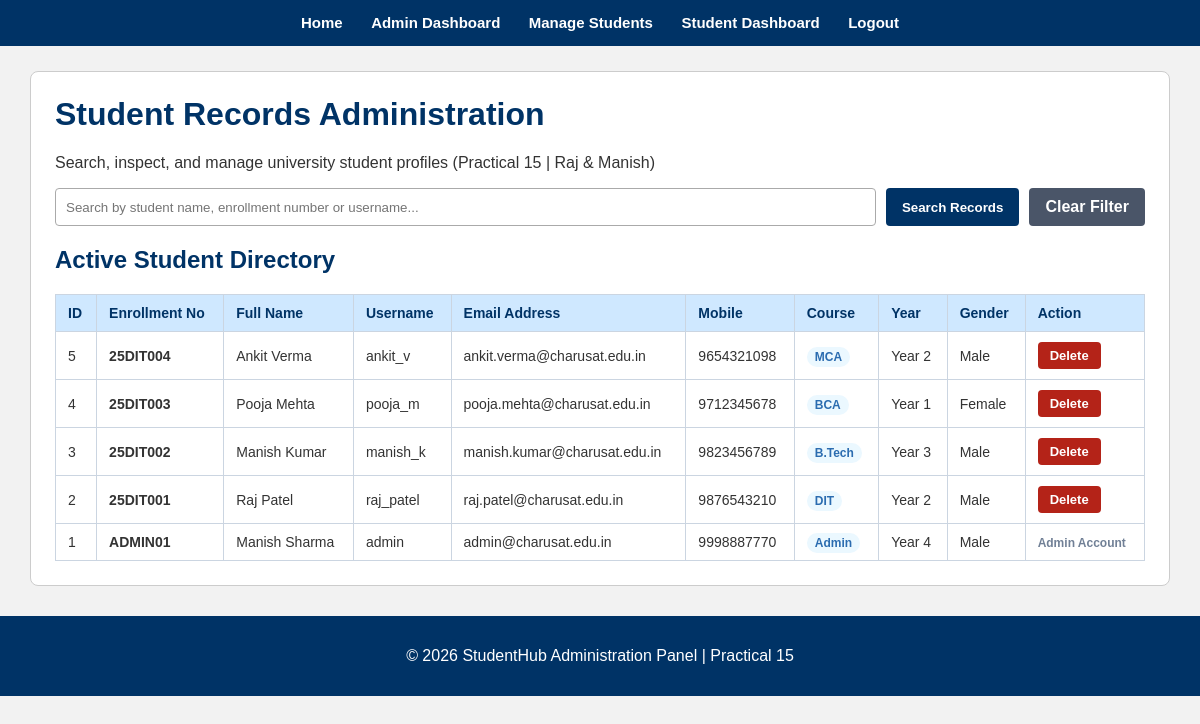
Page /student_management.php (signed in) on the committed database.
### tables this page shows
CREATE TABLE IF NOT EXISTS students (
    student_id INT AUTO_INCREMENT PRIMARY KEY,
    enrollment_number VARCHAR(20) NOT NULL UNIQUE,
    name VARCHAR(100) NOT NULL,
    username VARCHAR(50) NOT NULL UNIQUE,
    email VARCHAR(100) NOT NULL UNIQUE,
    mobile VARCHAR(15) NOT NULL,
    password VARCHAR(255) NOT NULL,
    course VARCHAR(50) NOT NULL,
    year INT NOT NULL,
    gender VARCHAR(20) NOT NULL,
    role VARCHAR(20) NOT NULL DEFAULT 'student',
    created_at TIMESTAMP DEFAULT CURRENT_TIMESTAMP
);

### student_management.php (the view, shortened to what this page needs)
<?php
require_once "db.php";
$search = trim($_GET["search"] ?? "");
if ($search !== "") {
    $stmt = $conn->prepare(
        "SELECT student_id, enrollment_number, name, username, email, mobile, course, year, gender, role
         FROM students
         WHERE name LIKE ? OR enrollment_number LIKE ? OR username LIKE ?
         ORDER BY student_id DESC"
    );
    $term = "%" . $search . "%";
    $stmt->bind_param("sss", $term, $term, $term);
    $stmt->execute();
    $students = $stmt->get_result();
} else {
    $students = $conn->query(
        "SELECT student_id, enrollment_number, name, username, email, mobile, course, year, gender, role
         FROM students
         ORDER BY student_id DESC"
    );
}
?>
<!DOCTYPE html>
<html lang="en">
<head>
</head>
<body>
<div class="navbar">
    <a href="Home.html">Home</a>
    <a href="admin_dashboard.php">Admin Dashboard</a>
    <a href="student_management.php">Manage Students</a>
    <a href="dashboard.php">Student Dashboard</a>
    <a href="logout.php">Logout</a>
</div>
<div class="container">
    <h1>Student Records Administration</h1>
    <p>Search, inspect, and manage university student profiles (Practical 15 | Raj & Manish)</p>
    <form class="search-form" method="GET" action="student_management.php">
        <input
            type="text"
            name="search"
            placeholder="Search by student name, enrollment number or username..."
            value="<?= htmlspecialchars($search) ?>"
        >
        <button type="submit">Search Records</button>
        <a class="button" href="student_management.php" style="background:#4a5568;">Clear Filter</a>
    </form>
    <h2>Active Student Directory</h2>
    <div class="table-wrapper">
        <table>
            <thead>
                <tr>
                    <th>ID</th>
                    <th>Enrollment No</th>
                    <th>Full Name</th>
                    <th>Username</th>
                    <th>Email Address</th>
                    <th>Mobile</th>
                    <th>Course</th>
                    <th>Year</th>
                    <th>Gender</th>
                    <th>Action</th>
                </tr>
            </thead>
            <tbody>
            <?php if ($students && $students->num_rows > 0): ?>
                <?php while ($student = $students->fetch_assoc()): ?>
                    <tr>
                        <td><?= (int)$student["student_id"] ?></td>
                        <td><strong><?= htmlspecialchars($student["enrollment_number"] ?? "") ?></strong></td>
                        <td><?= htmlspecialchars($student["name"]) ?></td>
                        <td><?= htmlspecialchars($student["username"]) ?></td>
                        <td><?= htmlspecialchars($student["email"]) ?></td>
                        <td><?= htmlspecialchars($student["mobile"]) ?></td>
                        <td><span class="badge"><?= htmlspecialchars($student["course"]) ?></span></td>
                        <td>Year <?= (int)$student["year"] ?></td>
                        <td><?= htmlspecialchars($student["gender"]) ?></td>
                        <td>
                            <?php if ($student["role"] === "student"): ?>
                                <form method="POST"
                                      action="student_management.php<?= $search !== "" ? "?search=" . urlencode($search) : "" ?>"
                                      onsubmit="return confirm('Are you sure you want to delete this student record?');" style="margin:0;">
                                    <button class="delete-button" type="submit">Delete</button>
                                </form>
                            <?php else: ?>
                                <span style="color:#718096; font-size:12px; font-weight:bold;">Admin Account</span>
                            <?php endif; ?>
                        </td>
                    </tr>
                <?php endwhile; ?>
            <?php else: ?>
                <tr>
                    <td colspan="10" style="text-align: center; padding: 25px; color: #718096;">No student records found matching the search criteria.</td>
                </tr>
            <?php endif; ?>
            </tbody>
        </table>
    </div>
</div>
<div class="footer">
    <p>&copy; 2026 StudentHub Administration Panel | Practical 15</p>
</div>
</body>
</html>

### student_management.php (style rules this page uses)
body { margin: 0; font-family: Arial, sans-serif; background: #f2f2f2; color: #333; }
.navbar { background: #003366; padding: 14px; text-align: center; }
.navbar a { color: white; text-decoration: none; margin: 0 12px; font-size: 15px; font-weight: bold; }
.container { width: 95%; max-width: 1350px; margin: 25px auto; background: white; padding: 24px; box-sizing: border-box; border: 1px solid #ccc; border-radius: 8px; }
h1, h2 { color: #003366; margin-top: 0; }
.search-form { display: flex; flex-wrap: wrap; gap: 10px; margin-bottom: 20px; }
input[type="text"] { flex: 1; min-width: 240px; padding: 10px; border: 1px solid #aaa; border-radius: 4px; }
button, .button { padding: 10px 16px; background: #003366; color: white; border: none; border-radius: 4px; text-decoration: none; cursor: pointer; font-weight: bold; }
.delete-button { background: #b42318; padding: 6px 12px; font-size: 13px; }
.table-wrapper { overflow-x: auto; margin-top: 15px; }
table { width: 100%; border-collapse: collapse; }
th, td { border: 1px solid #cbd5e1; padding: 10px 12px; text-align: left; font-size: 14px; }
th { background: #cfe8ff; color: #003366; font-weight: bold; }
.badge { background: #ebf8ff; color: #2b6cb0; padding: 3px 8px; border-radius: 10px; font-size: 12px; font-weight: bold; }
.footer { background: #003366; color: white; text-align: center; padding: 15px; margin-top: 30px; }

### rows in the picture
students: student_id "5", enrollment_number "25DIT004", name "Ankit Verma", username "ankit_v", email "ankit.verma@charusat.edu.in", mobile "9654321098", course "MCA", year "2", gender "Male"
students: student_id "4", enrollment_number "25DIT003", name "Pooja Mehta", username "pooja_m", email "pooja.mehta@charusat.edu.in", mobile "9712345678", course "BCA", year "1", gender "Female"
students: student_id "3", enrollment_number "25DIT002", name "Manish Kumar", username "manish_k", email "manish.kumar@charusat.edu.in", mobile "9823456789", course "B.Tech", year "3", gender "Male"
students: student_id "2", enrollment_number "25DIT001", name "Raj Patel", username "raj_patel", email "raj.patel@charusat.edu.in", mobile "9876543210", course "DIT", year "2", gender "Male"
students: student_id "1", enrollment_number "ADMIN01", name "Manish Sharma", username "admin", email "admin@charusat.edu.in", mobile "9998887770", course "Admin", year "4", gender "Male", role "Admin Account"
